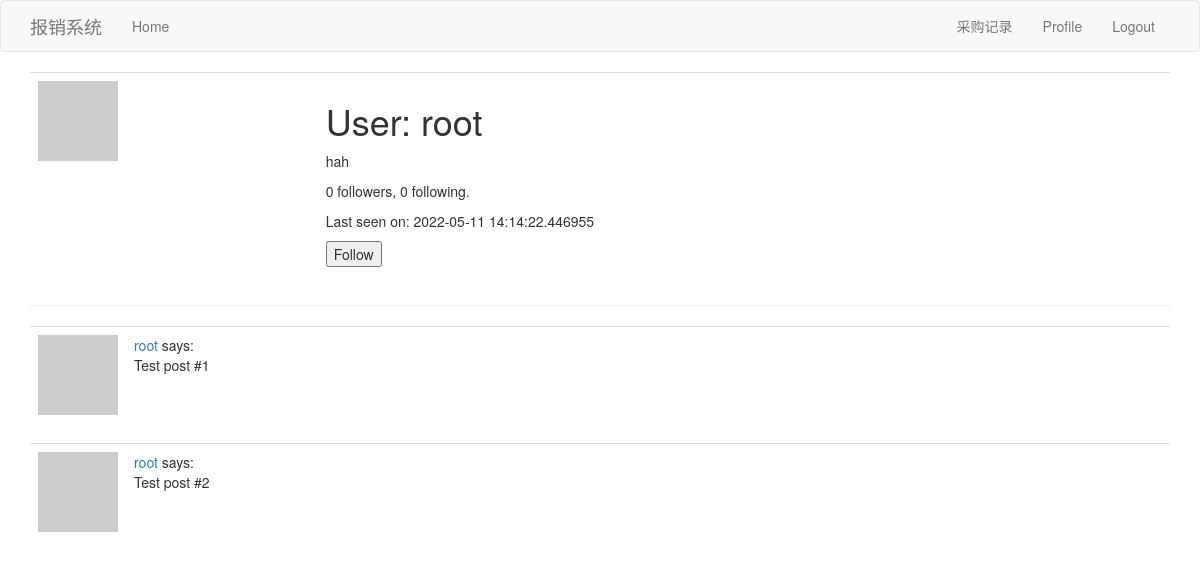
The app's page /home/user/root (signed in), older data.
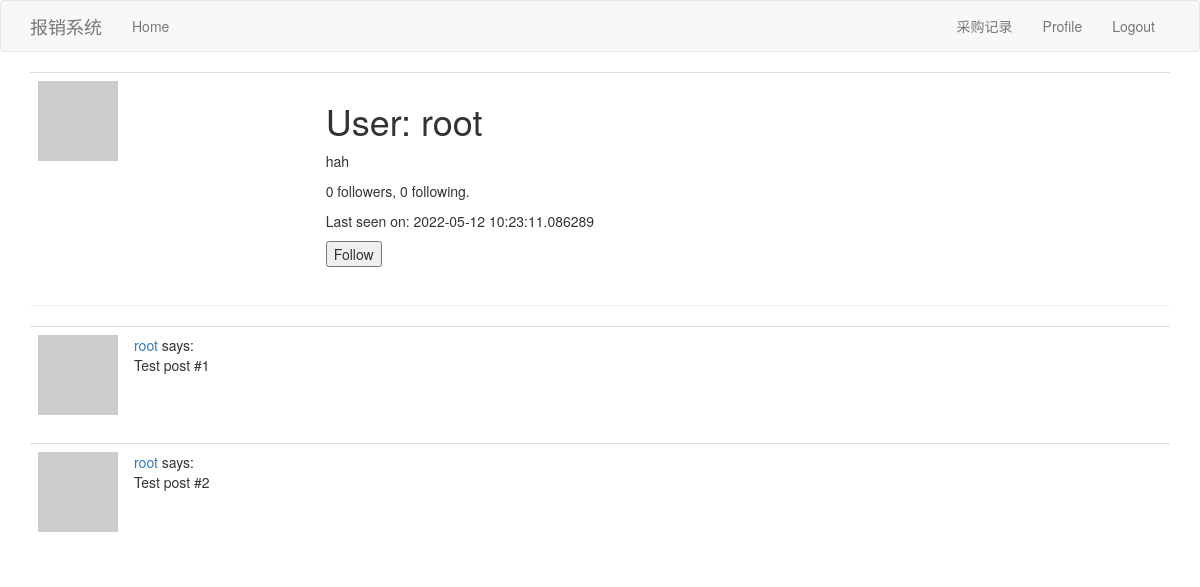
The same page, newer data.
### app/models.py (models this page shows, shortened)
class User(UserMixin,db.Model):
    id = db.Column(db.Integer, primary_key=True)
    username = db.Column(db.String(64), index=True, unique=True)
    email = db.Column(db.String(120), index=True, unique=True)
    password_hash = db.Column(db.String(128))
    about_me = db.Column(db.String(140))
    last_seen = db.Column(db.DateTime, default=datetime.utcnow)
    followed = db.relationship(
        'User', secondary=followers,
        primaryjoin=(followers.c.follower_id == id),
        secondaryjoin=(followers.c.followed_id == id),
        backref=db.backref('followers', lazy='dynamic'), lazy='dynamic')
    posts = db.relationship('Post', backref='author', lazy='dynamic')
    def avatar(self, size):
        digest = md5(self.email.lower().encode('utf-8')).hexdigest()
        return 'https://www.gravatar.com/avatar/{}?d=identicon&s={}'.format(
            digest, size)
    def is_following(self, user):
        return self.followed.filter(
            followers.c.followed_id == user.id).count() > 0

### app/home/routes.py (the view)
@bp.route('/user/<username>')
@login_required
def user(username):
    user = User.query.filter_by(username=username).first_or_404()
    posts = [
        {'author': user, 'body': 'Test post #1'},
        {'author': user, 'body': 'Test post #2'}
    ]
    form = EmptyForm()
    return render_template('/home/user.html', user=user, posts=posts, form=form)

### app/home/forms.py
class EmptyForm(FlaskForm):
    submit = SubmitField('Submit')

### app/home/routes.py (called while the page is built)
@bp.before_request
def before_request():
    if current_user.is_authenticated:
        current_user.last_seen = datetime.utcnow()
        db.session.commit()

### app/models.py (called while the page is built)
@login.user_loader
def load_user(id):
    return User.query.get(int(id))

### app/templates/home/user.html (shortened to what this page needs)
{% extends "base.html" %}
{% block app_content  %}
    <table class="table table-hover">
        <tr valign="top">
            <td><img src="{{ user.avatar(128) }}"></td>
            <td>
                <h1>User: {{ user.username }}</h1>
                {% if user.about_me %}<p>{{ user.about_me }}</p>{% endif %}
                <p>{{ user.followers.count() }} followers, {{ user.followed.count() }} following.</p>
                {% if user.last_seen %}<p>Last seen on: {{ user.last_seen }}</p>{% endif %}
                {% if user == current_user %}
                <p><a href="{{ url_for('home.edit_profile') }}">Edit your profile</a></p>
                {% elif not current_user.is_following(user) %}
                <p>
                    <form action="{{ url_for('follow', username=user.username) }}" method="post">
                        {{ form.submit(value='Follow') }}
                    </form>
                </p>
                {% endif %}
            </td>
        </tr>
    </table>
    <hr>
    {% for post in posts %}
        {% include '_post.html' %}
    {% endfor %}
{% endblock %}

### app/templates/base.html (shortened to what this page needs)
  {% extends 'bootstrap/base.html' %}
 {% block navbar %}
    <nav class="navbar navbar-default">
        <div class="container">
            <div class="navbar-header">
                <a class="navbar-brand" href="{{ url_for('home.index') }}">报销系统</a>
            </div>
            <div class="collapse navbar-collapse" id="bs-example-navbar-collapse-1">
                <ul class="nav navbar-nav">
                    <li><a href="{{ url_for('home.index') }}">Home</a></li>
                </ul>
                <ul class="nav navbar-nav navbar-right">
                    {% if current_user.is_anonymous %}
                    <li><a href="{{ url_for('auth.login') }}">Login</a></li>
                    {% else %}
                    <li><a href="{{ url_for('main.reimbursement') }}">采购记录</a></li>
                    <li><a href="{{ url_for('home.user', username=current_user.username) }}">Profile</a></li>
                    <li><a href="{{ url_for('auth.logout') }}">Logout</a></li>
                    {% endif %}
                </ul>
            </div>
        </div>
          </nav>
        {% endblock %}
        {% block content %}
            <div class="container">
        {% block app_content %}{% endblock %}
    </div>
{% endblock %}

### app/templates/_post.html
<table class="table table-hover">
        <tr>
            <td width="70px">
                <a href="{{ url_for('home.user', username=post.author.username) }}">
                    <img src="{{ post.author.avatar(70) }}" />
                </a>
            </td>
            <td>
                <a href="{{ url_for('home.user', username=post.author.username) }}">
                    {{ post.author.username }}
                </a>
                says:
                <br>
                {{ post.body }}
            </td>
    </tr>
</table>

Row changes from the older to the newer data that the page shows:
changed User "root": last_seen "2022-05-11 14:14:22.446955" → "2022-05-12 10:23:11.086289"
